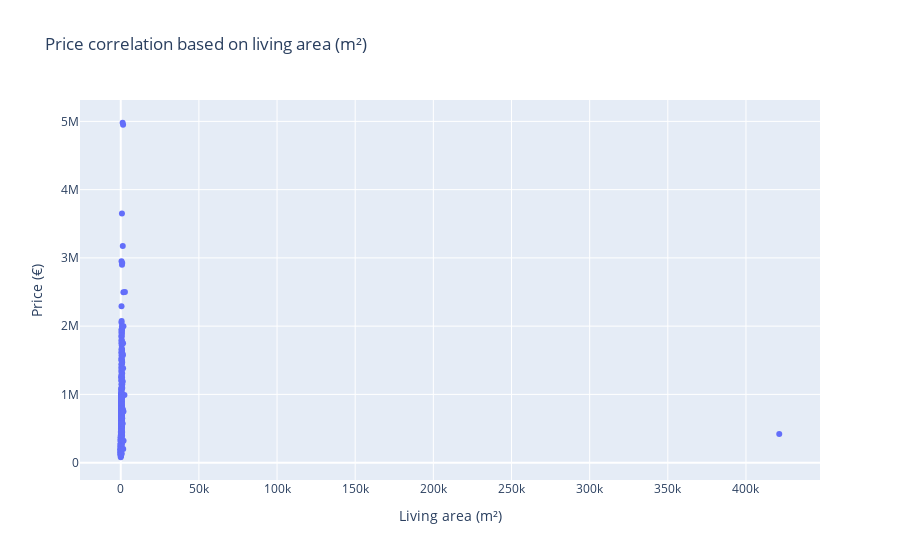

Here is the notebook cell this chart was saved with:
### Code cell
import plotly.express as px

# correlate the price with living area (m²)
avg_price_by_living_area = df.groupby("living_area (m²)", as_index=False)["price (€)"].mean()

fig = px.scatter(avg_price_by_living_area, x="living_area (m²)", y="price (€)", title="Price correlation based on living area (m²)", labels={"living_area (m²)": "Living area (m²)", "price (€)": "Price (€)"})

fig.show()

print(avg_price_by_living_area.head())

### Figure 1 — Plotly figure (JSON) as saved in the notebook; plotly's stock layout.template omitted (floating-point values rounded to 4 significant figures; data arrays with more than 128 entries replaced by an {"elided": "..."} marker saying what was removed)
{"data": [{"hovertemplate": "Living area (m²)=%{x}<br>Price (€)=%{y}<extra></extra>", "legendgroup": "", "marker": {"color": "#636efa", "symbol": "circle"}, "mode": "markers", "name": "", "orientation": "v", "showlegend": false, "type": "scatter", "x": {"elided": "568 int values"}, "xaxis": "x", "y": {"elided": "568 float values"}, "yaxis": "y"}], "layout": {"legend": {"tracegroupgap": 0}, "title": {"text": "Price correlation based on living area (m²)"}, "xaxis": {"anchor": "y", "domain": [0, 1], "title": {"text": "Living area (m²)"}}, "yaxis": {"anchor": "x", "domain": [0, 1], "title": {"text": "Price (€)"}}}}
